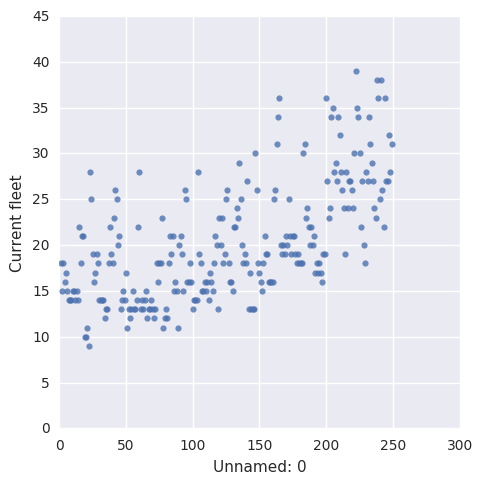

Write Python code to recreate this figure.
import matplotlib
matplotlib.use('Agg')
import pandas as pd
import random
import matplotlib.pyplot as plt
import seaborn as sns
import numpy as np 

# def permutation(statistic, error):


def mad(arr):
    """ Median Absolute Deviation: a "Robust" version of standard deviation.
        Indices variabililty of the sample.
        https://en.wikipedia.org/wiki/Median_absolute_deviation 
        http://stackoverflow.com/questions/8930370/where-can-i-find-mad-mean-absolute-deviation-in-scipy
    """
    arr = np.ma.array(arr).compressed() # should be faster to not use masked arrays.
    med = np.median(arr)
    return np.median(np.abs(arr - med))

if __name__ == "__main__":
	df = pd.read_csv('./oldvehicles.csv')
	print df.columns
	sns_plot = sns.lmplot(df.columns[0], df.columns[1], data=df, fit_reg=False)

	sns_plot.axes[0,0].set_ylim(0,)
	sns_plot.axes[0,0].set_xlim(0,)

	sns_plot.savefig("vehicles.png",bbox_inches='tight')
	sns_plot.savefig("vehicles.pdf",bbox_inches='tight')

	data = df.values.T[1]
	
	print ("Mean: %f")%(np.mean(data))
	print ("Median: %f")%(np.median(data))
	print ("Var: %f")%(np.var(data))
	print ("std: %f")%(np.std(data))
	print ("MAD: %f")%(mad(data))

	plt.clf()
	sns_plot2 = sns.distplot(data, bins=20, kde=False, rug=True).get_figure()

	axes = plt.gca()
	axes.set_xlabel('Millons of pounds in sales') 
	axes.set_ylabel('Sales count')

	sns_plot2.savefig("histogramv.png",bbox_inches='tight')
	sns_plot2.savefig("histogramv.pdf",bbox_inches='tight')


	
